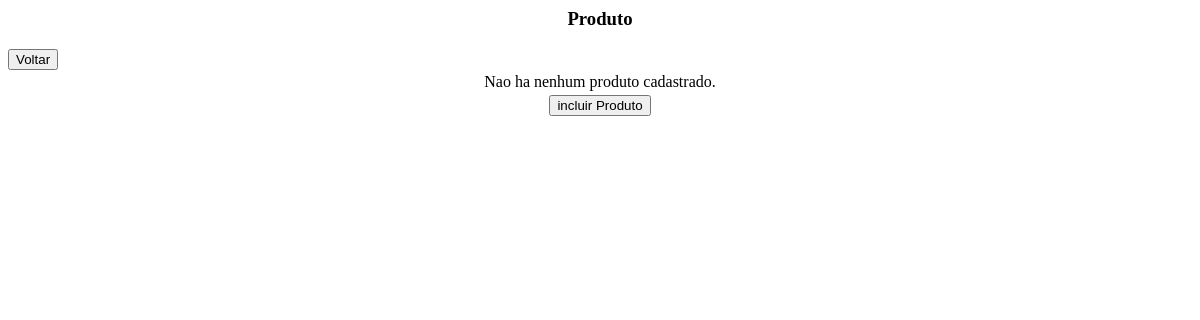
Before: /listar_produto.php with the older database file.
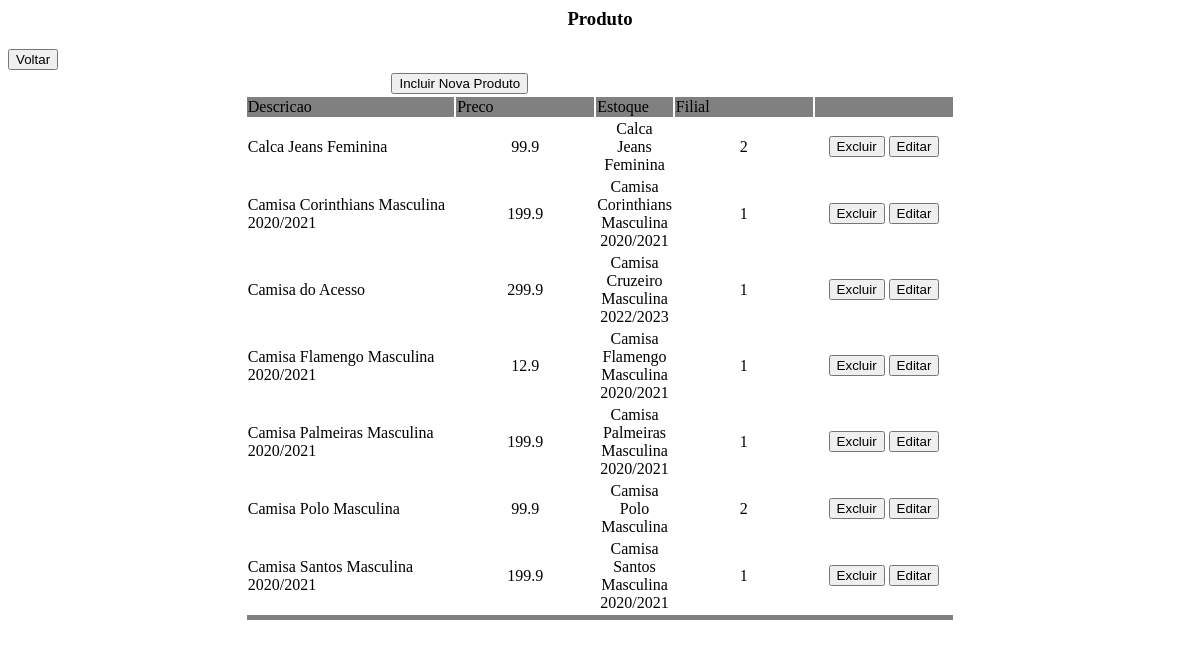
After: the same page with the newer database file.
### tables this page shows
CREATE TABLE Produto (
	idProduto		INT 			NOT NULL AUTO_INCREMENT,
	descricao		VARCHAR(256)	NOT NULL,
    estoque			INT(10)			NOT NULL,
    preco			REAL			NOT NULL,
    titulo			VARCHAR(50)		NOT NULL,
    idFilial		INT				NOT NULL,
    CONSTRAINT pk_produto PRIMARY KEY (idProduto)
);

### listar_produto.php (the view, shortened to what this page needs)
<html>
<head>
</head>
<body>
    <center>
        <h3>Produto</h3>
    </center>
    <form name="form1" method="POST" action="form_incluir_produto.php">
        <input type="button" value="Voltar" onclick="location.href='index.php'">
        <table border="0" align="center" width="60%">
            <?php
            include("./config.php");
            $con = mysqli_connect($host, $login, $senha, $bd);
            $sql = "SELECT * FROM produto ORDER BY descricao";
            $tabela = mysqli_query($con, $sql);
            if (mysqli_num_rows($tabela) == 0) {
            ?>
                <tr>
                    <td align="center">Nao ha nenhum produto cadastrado.</td>
                </tr>
                <tr>
                    <td align="center"><input type="submit" value="incluir Produto"></td>
                </tr>
            <?php
            } else {
            ?>
                <tr>
                    <td colspan="3" align="center"><input type="submit" value="Incluir Nova Produto"></td>
                </tr>
                <tr bgcolor="grey">
                    <td width="30%">Descricao</td>
                    <td width="20%">Preco</td>
                    <td width="10%">Estoque</td>
                    <td width="20%">Filial</td>
                    <td width="30%"></td>
                </tr>
                <?php
                while ($dados = mysqli_fetch_row($tabela)) {
                ?>
                    <tr>
                        <td><?php echo $dados[1]; ?></td>
                        <td align="center"><?php echo $dados[3]; ?></td>
                        <td align="center"><?php echo $dados[4]; ?></td>
                        <td align="center"><?php echo $dados[5]; ?></td>
                        <td align="center">
                            <input type="button" value="Excluir" onclick="location.href='excluir_produto.php?idProduto=<?php echo $dados[0]; ?>'">
                            <input type="button" value="Editar" onclick="location.href='form_incluir_produto.php?idProduto=<?php echo $dados[0]; ?>'">
                        </td>
                    </tr>
                <?php
                }
                ?>
                <tr bgcolor="grey">
                    <td colspan="5" height="5"></td>
                </tr>
            <?php
            }
            ?>
        </table>
    </form>
</body>
</html>

Changed rows visible on the page:
added produto: descricao "Calca Jeans Feminina", preco "99.9", titulo "Calca Jeans Feminina", idFilial "2"
added produto: descricao "Camisa Corinthians Masculina 2020/2021", preco "199.9", titulo "Camisa Corinthians Masculina 2020/2021", idFilial "1"
added produto: descricao "Camisa do Acesso", preco "299.9", titulo "Camisa Cruzeiro Masculina 2022/2023", idFilial "1"
added produto: descricao "Camisa Flamengo Masculina 2020/2021", preco "12.9", titulo "Camisa Flamengo Masculina 2020/2021", idFilial "1"
added produto: descricao "Camisa Palmeiras Masculina 2020/2021", preco "199.9", titulo "Camisa Palmeiras Masculina 2020/2021", idFilial "1"
added produto: descricao "Camisa Polo Masculina", preco "99.9", titulo "Camisa Polo Masculina", idFilial "2"
added produto: descricao "Camisa Santos Masculina 2020/2021", preco "199.9", titulo "Camisa Santos Masculina 2020/2021", idFilial "1"
Other visible differences:
form field value: (not shown) → "Incluir Nova Produto"
form field value: "incluir Produto" → (not shown)
text no longer shown: "Nao ha nenhum produto cadastrado."
text now shown: "Descricao Preco Estoque Filial"
